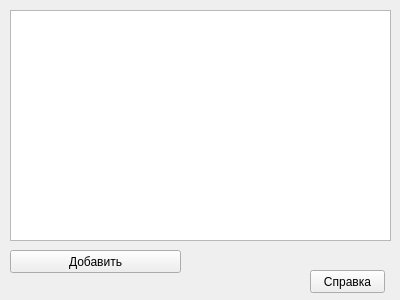
<?xml version="1.0" encoding="UTF-8"?>
<ui version="4.0">
 <class>RelationsTable</class>
 <widget class="QWidget" name="RelationsTable">
  <property name="geometry">
   <rect>
    <x>0</x>
    <y>0</y>
    <width>400</width>
    <height>300</height>
   </rect>
  </property>
  <property name="windowTitle">
   <string>Отношения между популяциями</string>
  </property>
  <widget class="QPushButton" name="addButton">
   <property name="geometry">
    <rect>
     <x>10</x>
     <y>250</y>
     <width>171</width>
     <height>23</height>
    </rect>
   </property>
   <property name="text">
    <string>Добавить</string>
   </property>
  </widget>
  <widget class="QTableView" name="tableView">
   <property name="geometry">
    <rect>
     <x>10</x>
     <y>10</y>
     <width>381</width>
     <height>231</height>
    </rect>
   </property>
  </widget>
  <widget class="QPushButton" name="helpButton">
   <property name="geometry">
    <rect>
     <x>310</x>
     <y>270</y>
     <width>75</width>
     <height>23</height>
    </rect>
   </property>
   <property name="text">
    <string>Справка</string>
   </property>
  </widget>
 </widget>
 <resources/>
 <connections/>
</ui>
